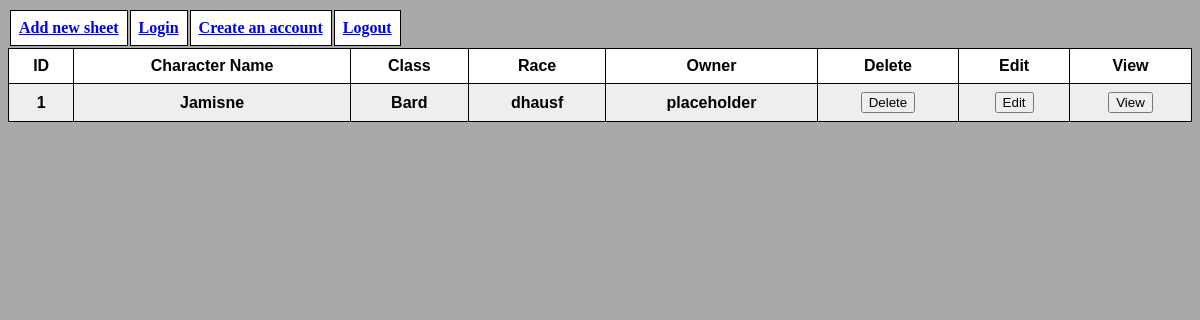
Before: / with the older database file.
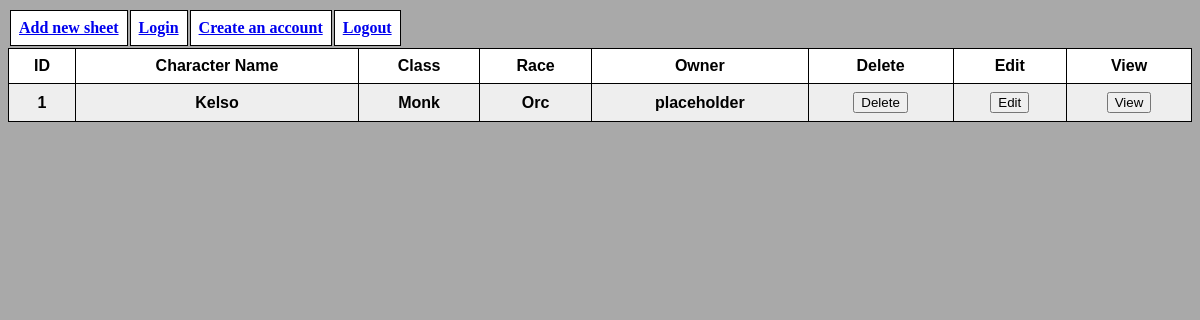
After: the same page with the newer database file.
### charactersheet.py (models this page shows)
class Sheet(db.Model):
    CharID = db.Column(db.Integer, primary_key = True)
    CharacterName = db.Column(db.String)
    CharacterClass = db.Column(db.String)
    Level = db.Column(db.Integer)
    Background = db.Column(db.String)
    Race = db.Column(db.String)
    Alignment = db.Column(db.String(2))

### charactersheet.py (the view)
@app.route('/')
def contents():
    sheets = Sheet.query.all()
    return render_template('contents.html', sheets=sheets)

### charactersheet.py (called while the page is built)
@app.context_processor
def add_current_user():
    if session.get('user'):
        return dict(current_user = User.query.get(session['user']))
    return dict(current_user = None)

### templates/contents.html (shortened to what this page needs)
<!DOCTYPE html>
<html lang="en">
<head>
    <link rel="stylesheet" href="{{url_for('static', filename='styles.css')}}">
</head>
<body>
    <table id = "navtablelol">
        <tr>
            <th><a href="/add">Add new sheet</a></th>
            <th><a href="/login">Login</a></th>
            <th><a href="/createuser">Create an account</a></th>
            <th><a href="/logout">Logout</a></th>
        </tr>
    </table>
    <table id = "contents">
        <tr>
            <th><b>ID</b></th>
            <th><b>Character Name</b></th>
            <th><b>Class</b></th>
            <th><b>Race</b></th>
            <th><b>Owner</b></th>
            <th>Delete</th>
            <th>Edit</th>
            <th>View</th>
        </tr>
        {% for item in sheets %}
            <tr>
                <th>{{ item.CharID }}</th>
                <th>{{ item.CharacterName }}</th>
                <th>{{ item.CharacterClass }}</th>
                <th>{{ item.Race }}</th>
                <th>placeholder</th>
                <td>
                    <form action="/delete" method="POST">
                        <input type="submit" value="Delete">
                    </form>
                </td>
                <td>
                    <form action="/edit/{{ item.CharID }}" method="GET">
                        <input type ="submit" value="Edit">
                    </form>
                </td>
                <td>
                    <form action="/view/{{ item.CharID }}" method="GET">
                        <input type="submit" value="View">
                    </form>
                </td>
            </tr>
        {% endfor %}
    </table>
</body>
</html>

### static/styles.css (style rules this page uses)
#contents { font-family: arial, sans-serif; border-collapse: collapse; width: 100%; }
td, th { border: 1px solid #000000; text-align: center; padding: 8px; }
tr:nth-child(even) { background-color: #eeeeee; }
tr:nth-child(odd) { background-color: white; }
body { background-color: darkgrey; }

Changed rows visible on the page:
changed Sheet id 1: CharacterName "Jamisne" → "Kelso"; CharacterClass "Bard" → "Monk"; Race "dhausf" → "Orc"
